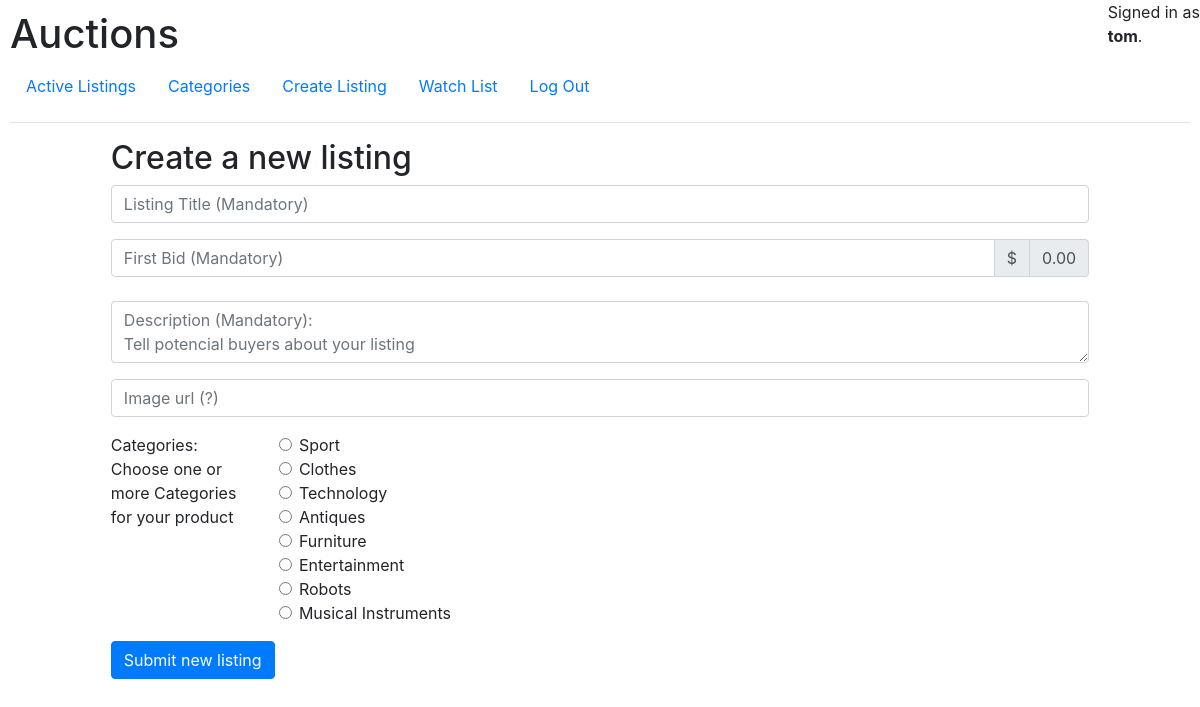
The app's page /createlisting (signed in) with its own data.
### auctions/models.py (models this page shows)
class User(AbstractUser):
    pass

class Category(models.Model):
    category_name =  models.CharField(max_length=100)
    def __str__(self):
        return f"{self.category_name}"

### auctions/views.py (the view, shortened to what this page needs)
# urls.py: path("createlisting", views.create_listing, name="createlisting"),
@login_required(login_url="login")
def create_listing(request):
    if request.method == "GET":
        return render(request, "auctions/newlisting.html", {"Categories":Category.objects.all()
        })

### auctions/templates/auctions/newlisting.html (shortened to what this page needs)
{% extends "auctions/layout.html" %}
{% block body %}
<h2>Create a new listing</h2>
    <form action="{% url 'createlisting' %}" method="post">
        <div class="form-group">
            <input id="listing_title" class="form-control" autofocus type="text"
            name="listing_title" placeholder="Listing Title (Mandatory)" maxlength="100" required>
        </div>
        <div class="input-group">
            <input type="number" class="form-control" name="firstbid" placeholder="First Bid (Mandatory)" required>
            <div class="input-group-append">
              <span class="input-group-text">$</span>
              <span class="input-group-text">0.00</span>
            </div>
          </div><br>
        <div class="mb-3">
            <textarea class="form-control" name="listingcoment" id="validationTextarea" placeholder=
            "Description (Mandatory):
Tell potencial buyers about your listing" required maxlength="1000"></textarea>
        </div>
        <div class="form-group">
            <input class="form-control" type="url" name="imageurl" placeholder="Image url (?)">
        </div>
        <div class="form-group row">
            <div class="col-sm-2">
                <div>Categories:</div>
                <div>Choose one or more Categories for your product</div>
            </div>
            <div class="col-sm-10">
              <div class="form-check">
                {%  for category in Categories  %}
                  <input class="form-check-input" type="radio" name="{{category}}"
                  id="{{category}}" value="{{category}}">
                  <label class="form-check-label" for="{{category}}">
                    {{ category }}
                  </label><br>
                {% endfor %}
              </div>
            </div>
          </div>
        <input id="submit_btn_list" class="btn btn-primary" type="submit" value="Submit new listing">
    </form>
{% endblock %}

### auctions/templates/auctions/layout.html (shortened to what this page needs)
{% load static %}
<!DOCTYPE html>
<html lang="en">
    <head>
        <link rel="stylesheet" href="https://stackpath.bootstrapcdn.com/bootstrap/4.4.1/css/bootstrap.min.css">
        <link href="{% static 'auctions/styles.css' %}" rel="stylesheet">
    </head>
    <body>
        <h1>Auctions</h1>
        <div id="user" style="position:fixed; top:0; right:0;">
            {% if user.is_authenticated %}
                <div>
                    Signed in as
                </div>
                <strong>{{ user.username }}</strong>.
            {% else %}
                Not signed in.
            {% endif %}
        </div>
        <ul class="nav">
            <li class="nav-item">
                <a class="nav-link" href="{% url 'index' %}">Active Listings</a>
            </li>
            <li class="nav-item">
                <a class="nav-link" href="{% url 'categories' %}">Categories</a>
            </li>
            {% if user.is_authenticated %}
                <li class="nav-item">
                    <a class="nav-link" href="{% url 'createlisting' %}">Create Listing</a>
                </li>
                <li class="nav-item">
                    <a class="nav-link" href="{% url 'WatchList' user.id %}">Watch List</a>
                </li>
                <li class="nav-item">
                    <a class="nav-link" href="{% url 'logout' %}">Log Out</a>
                </li>
            {% endif %}
        </ul>
        <hr>
                <div class="row">
            <div class="sidebar col-lg-1 col-md-2">
            </div>
            <div class="main col-lg-10 col-md-8">
                {% block body %}
                {% endblock %}
            </div>
            <div class="sidebar col-lg-1 col-md-2">
            </div>
        </div>
    </body>
</html>

### auctions/static/auctions/styles.css (style rules this page uses)
body { padding: 10px; }
#submit_btn_list { text-align:left; }
#user { position: absolute; top:0; right:0; }

### records on screen
User: username "tom"
Category: category_name "Sport"
Category: category_name "Clothes"
Category: category_name "Technology"
Category: category_name "Antiques"
Category: category_name "Furniture"
Category: category_name "Entertainment"
Category: category_name "Robots"
Category: category_name "Musical Instruments"
